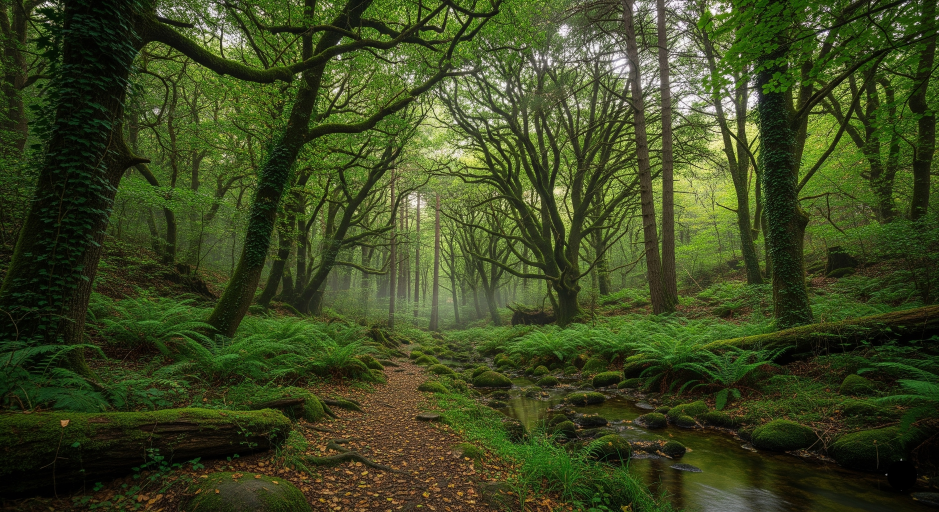
#> input picture video_creation/img/karaoke_bg.jpg, 2816 x 1536 px (shown at 1/3 size)
$ python interlude_creator.py
#> lines starting #> are read from the running program, lines starting #| are printed output that depends on the picture
import cv2
frame= cv2.imread("img/karaoke_bg.jpg")
#> frame is the input picture: shape (1536, 2816, 3); mean B, G, R 32.9, 70.9, 60.3
screen_height, screen_width, channels = frame.shape
#> screen_height = 1536; screen_width = 2816; channels = 3
font = cv2.FONT_HERSHEY_TRIPLEX

# Thanks for Watching,
# Subscribe for more
# Karaoke sessions
# Enjoy Singing !
s1="Thanks for Watching ,"
s2 = "   Dont Forget"
s3 = "   To Subscribe !"
s4 = "Enjoy Singing !"
cv2.circle(frame, (screen_width-110,screen_height-110), 45, (0,0,0), -1)
#"""
cv2.putText(frame, "Interlude !", (700,300), font, 8.3, (255,255,255), 70, cv2.LINE_AA)
cv2.putText(frame, "Interlude !", (700,300), font, 8.3, (0,0,0),       60, cv2.LINE_AA)
cv2.putText(frame, "Interlude !", (700,300), font, 8.3, (0,0,255),   25, cv2.LINE_AA)

cv2.putText(frame, s1, (600,600), font, 4.5, (255,255,255),     45, cv2.LINE_AA)
cv2.putText(frame, s1, (600,600), font, 4.5, (0,0,0),           35, cv2.LINE_AA)
cv2.putText(frame, s1, (600,600), font, 4.5, (180, 230, 255),   15, cv2.LINE_AA)

cv2.putText(frame, s2, (700,800), font, 4.5, (255,255,255),     45, cv2.LINE_AA)
cv2.putText(frame, s2, (700,800), font, 4.5, (0,0,0),           35, cv2.LINE_AA)
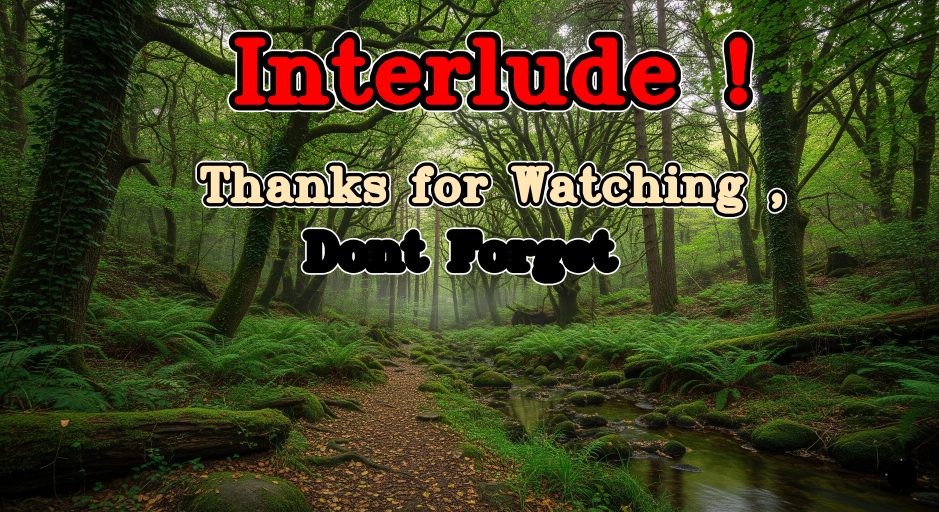
#> frame: shape (1536, 2816, 3) (shown at 1/3 size); mean B, G, R 33.5, 66.5, 65.5
cv2.putText(frame, s2, (700,800), font, 4.5, (180, 230, 255),   15, cv2.LINE_AA)

cv2.putText(frame, s3, (600,1000), font, 4.4, (255,255,255),     45, cv2.LINE_AA)
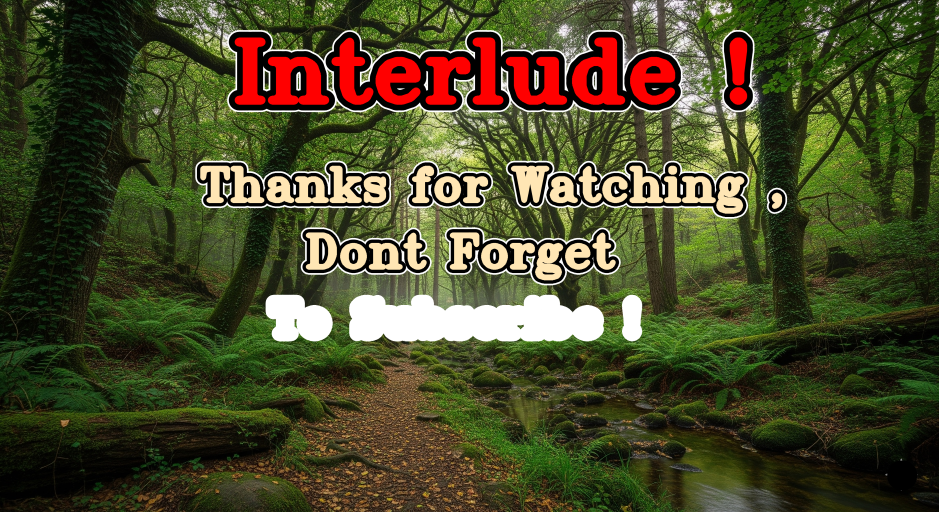
#> frame: shape (1536, 2816, 3) (shown at 1/3 size); mean B, G, R 41, 73.3, 73
cv2.putText(frame, s3, (600,1000), font, 4.4, (0,0,0),           35, cv2.LINE_AA)
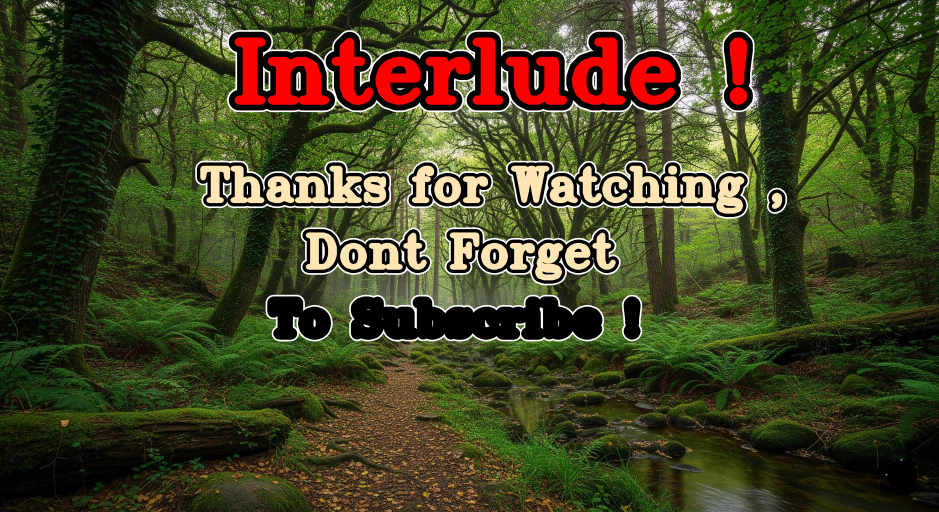
#> frame: shape (1536, 2816, 3) (shown at 1/3 size); mean B, G, R 35.2, 67.5, 67.2
cv2.putText(frame, s3, (600,1000), font, 4.4, (180, 230, 255),   15, cv2.LINE_AA)

cv2.putText(frame, s4, (600,1300), font, 7.3, (255,255,255), 70, cv2.LINE_AA)
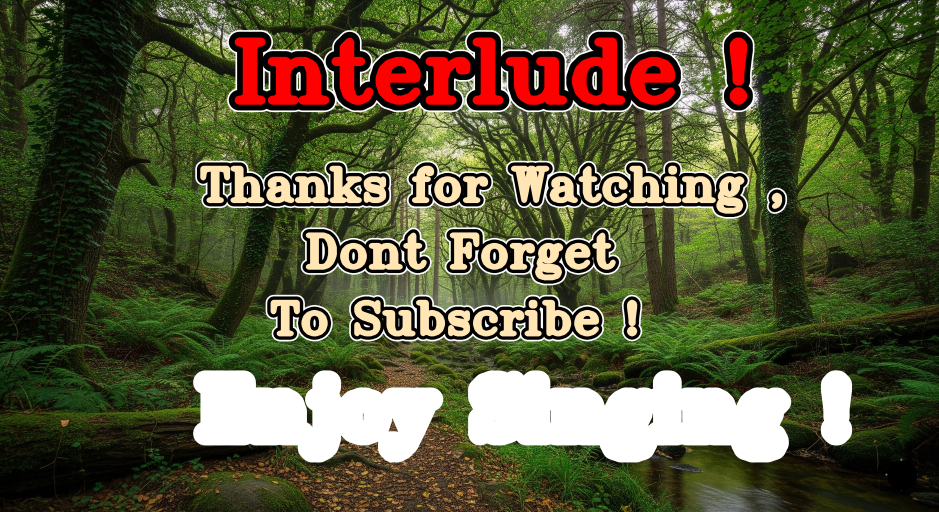
#> frame: shape (1536, 2816, 3) (shown at 1/3 size); mean B, G, R 55.9, 86.2, 86.2
cv2.putText(frame, s4, (600,1300), font, 7.3, (0,0,0),       60, cv2.LINE_AA)
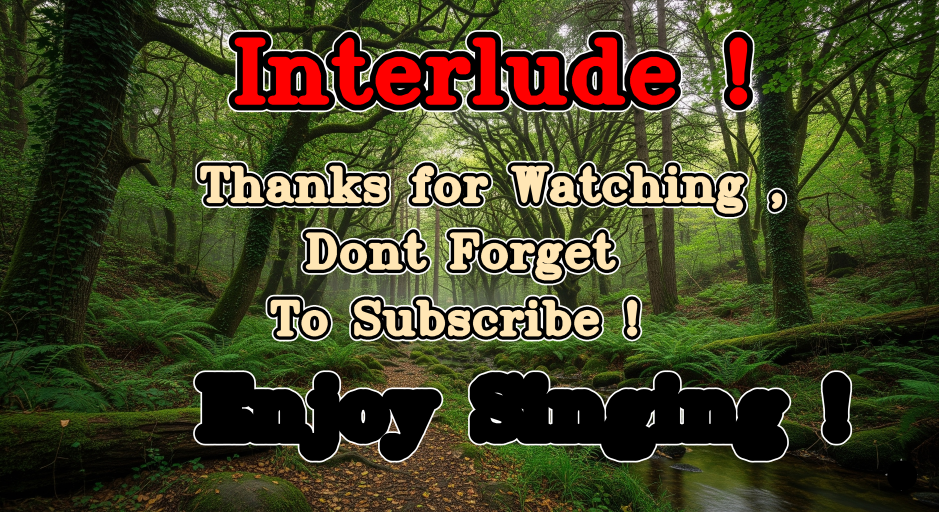
#> frame: shape (1536, 2816, 3) (shown at 1/3 size); mean B, G, R 37.3, 67.6, 67.6
cv2.putText(frame, s4, (600,1300), font, 7.3, (0,0,255),   25, cv2.LINE_AA)
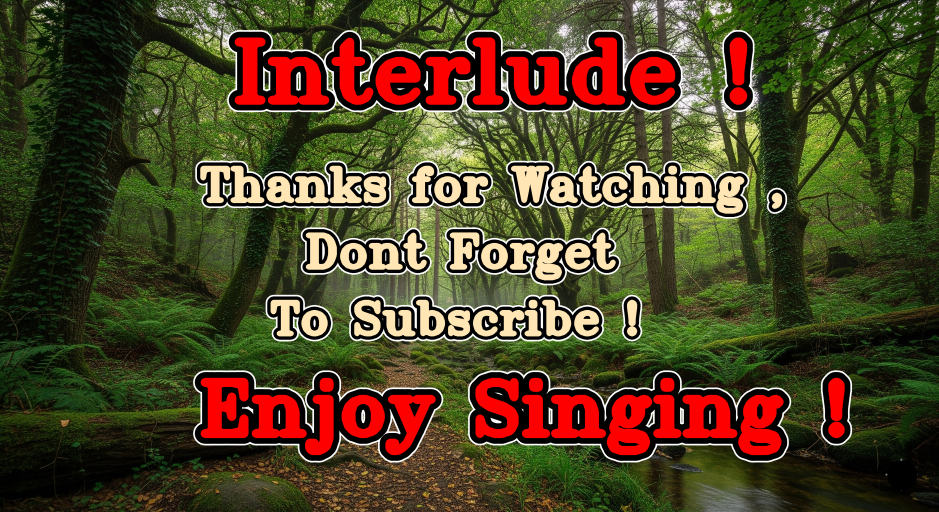
#> frame: shape (1536, 2816, 3) (shown at 1/3 size); mean B, G, R 37.3, 67.6, 77.4

cv2.putText(frame, "by : Singalong", (screen_width-960,screen_height-50), font, 3.0, (255,255,255), 20, cv2.LINE_AA)
cv2.putText(frame, "by : Singalong", (screen_width-960,screen_height-50), font, 3.0, (255,0,0), 5, cv2.LINE_AA)
#"""


while True:
    res = cv2.resize(frame,(1100,700))
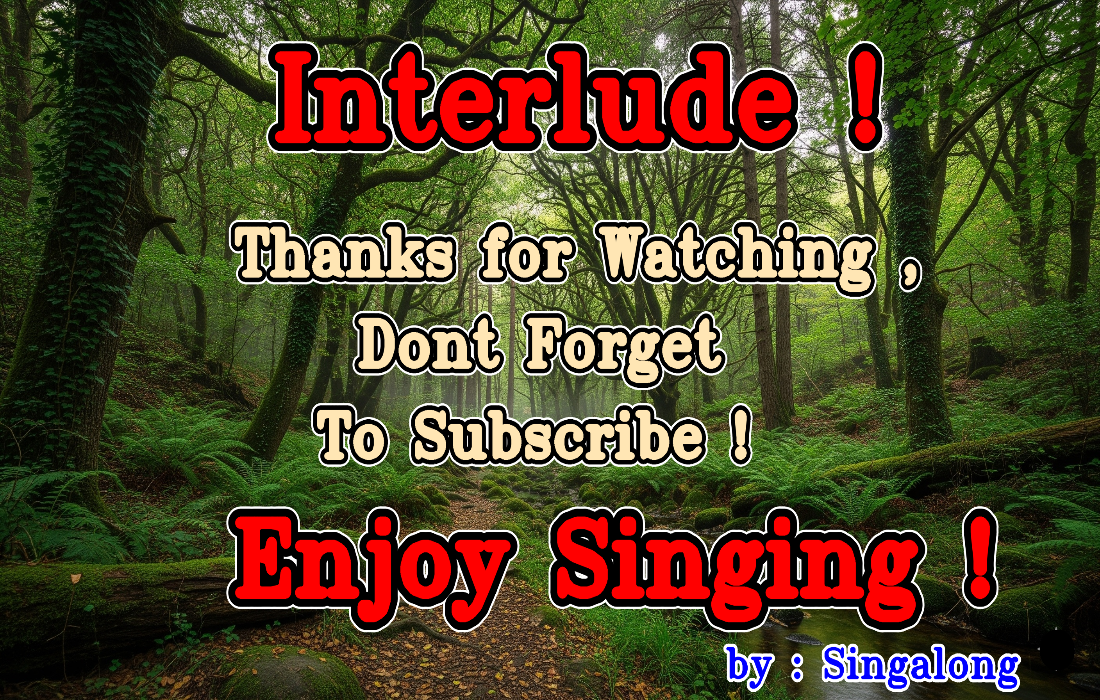
#> res: shape (700, 1100, 3); mean B, G, R 39.4, 68.4, 78.3
    cv2.imshow("Movie Title", res)
    key = cv2.waitKey(1) & 0xFF  # Only call it once
#> (key q is pressed here)
    if key == ord('q'):
        cv2.imwrite("interlude_img.jpg", frame)
        cv2.destroyAllWindows()
        break

$ run again, with video_creation/img/chy.jpg copied over video_creation/img/karaoke_bg.jpg
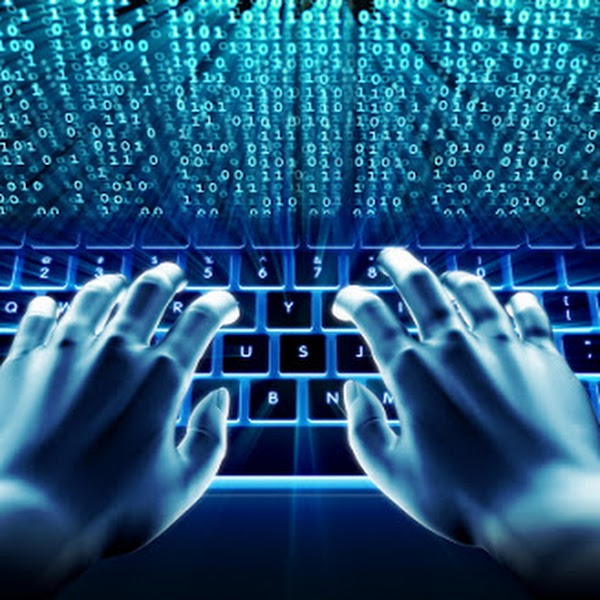
#> input picture video_creation/img/chy.jpg, 600 x 600 px
#> frame is the input picture: shape (600, 600, 3); mean B, G, R 124.3, 87.5, 34
#> `cv2.putText(frame, "by : Singalong", (screen_width-960,screen_height-5..`:
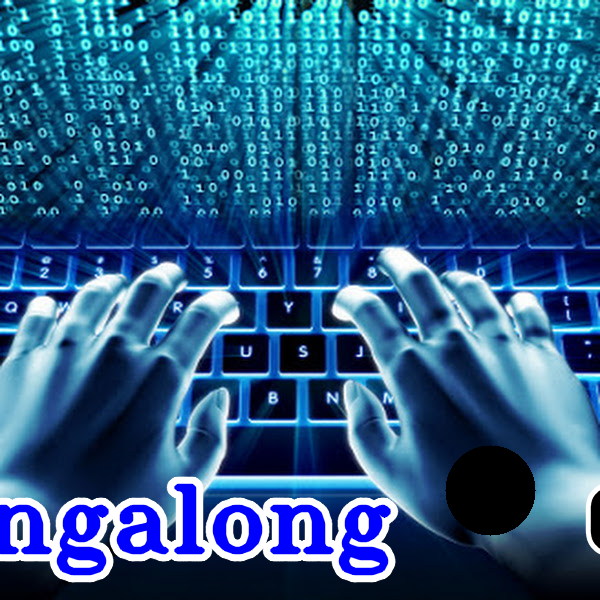
#> frame: shape (600, 600, 3); mean B, G, R 135, 93.4, 42.2
#> `res = cv2.resize(frame,(1100,700))`:
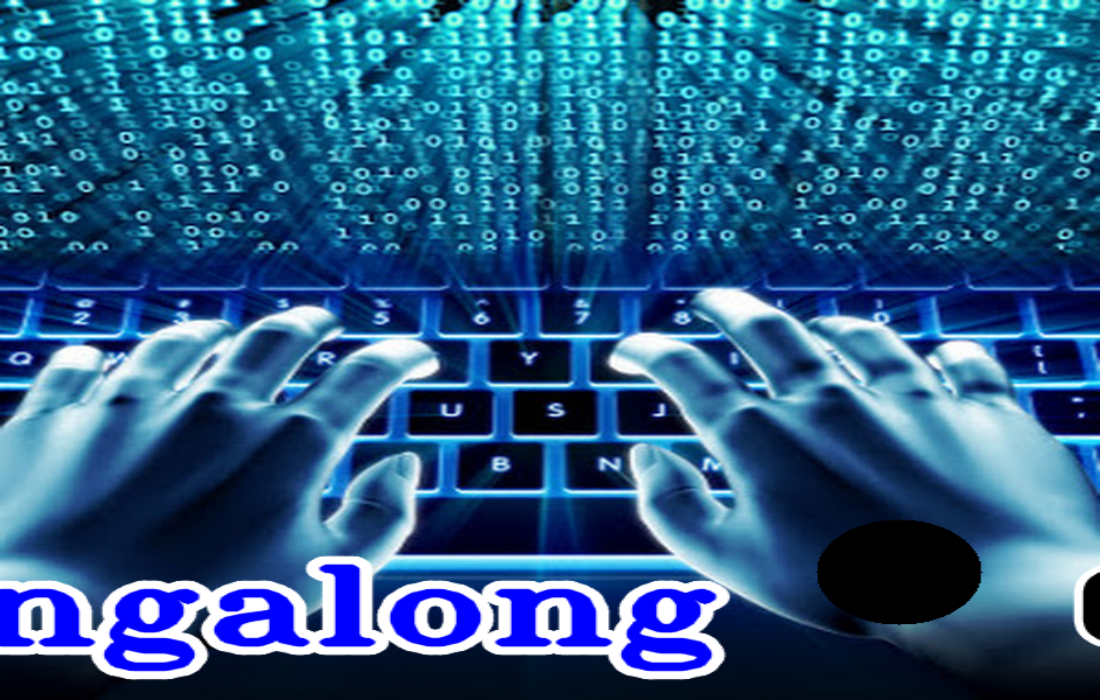
#> res: shape (700, 1100, 3); mean B, G, R 134.9, 93.3, 42.1

$ run again, with video_creation/img/saturn1.jpg copied over video_creation/img/karaoke_bg.jpg
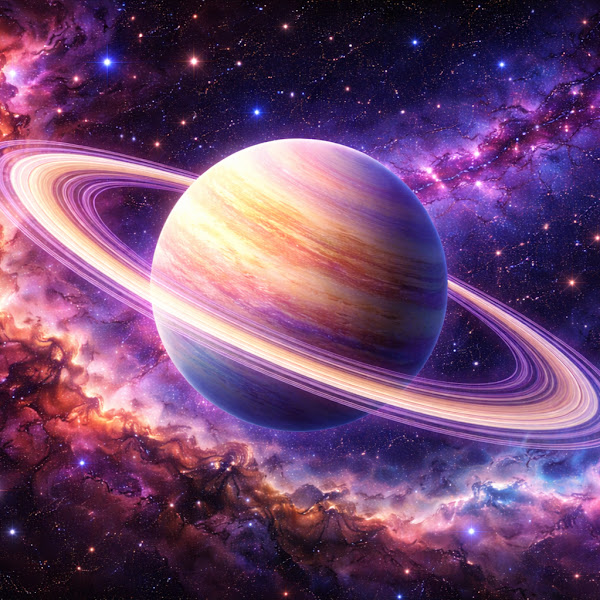
#> input picture video_creation/img/saturn1.jpg, 600 x 600 px
#> frame is the input picture: shape (600, 600, 3); mean B, G, R 110.4, 70.9, 110.4
#> `res = cv2.resize(frame,(1100,700))`:
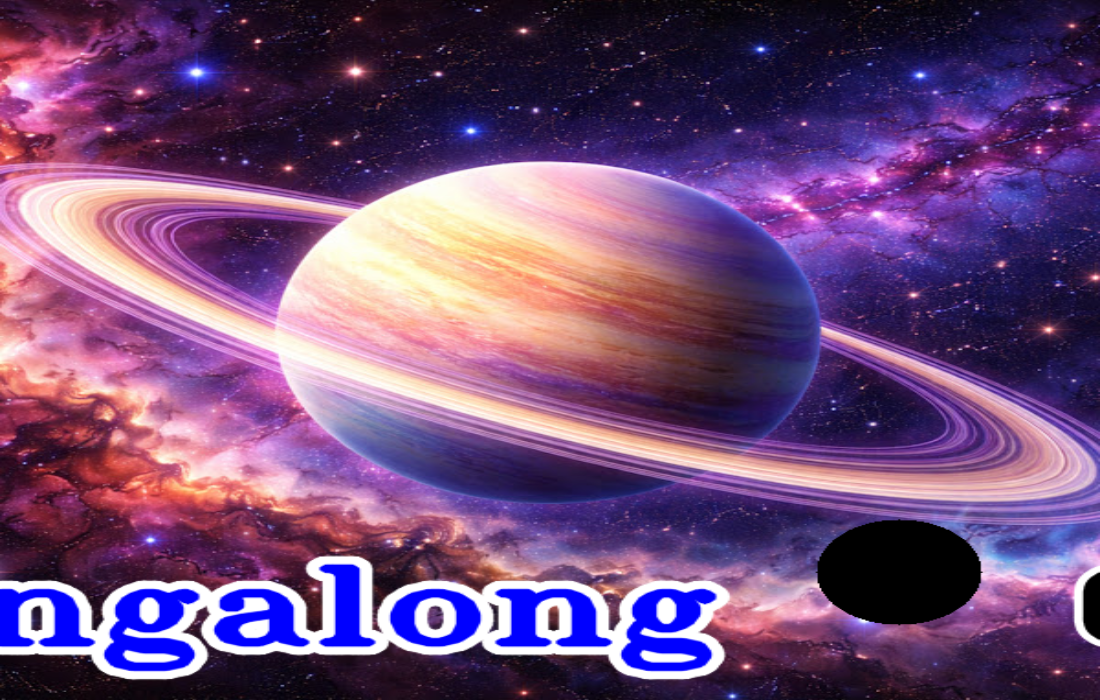
#> res: shape (700, 1100, 3); mean B, G, R 121, 76.1, 112.7
